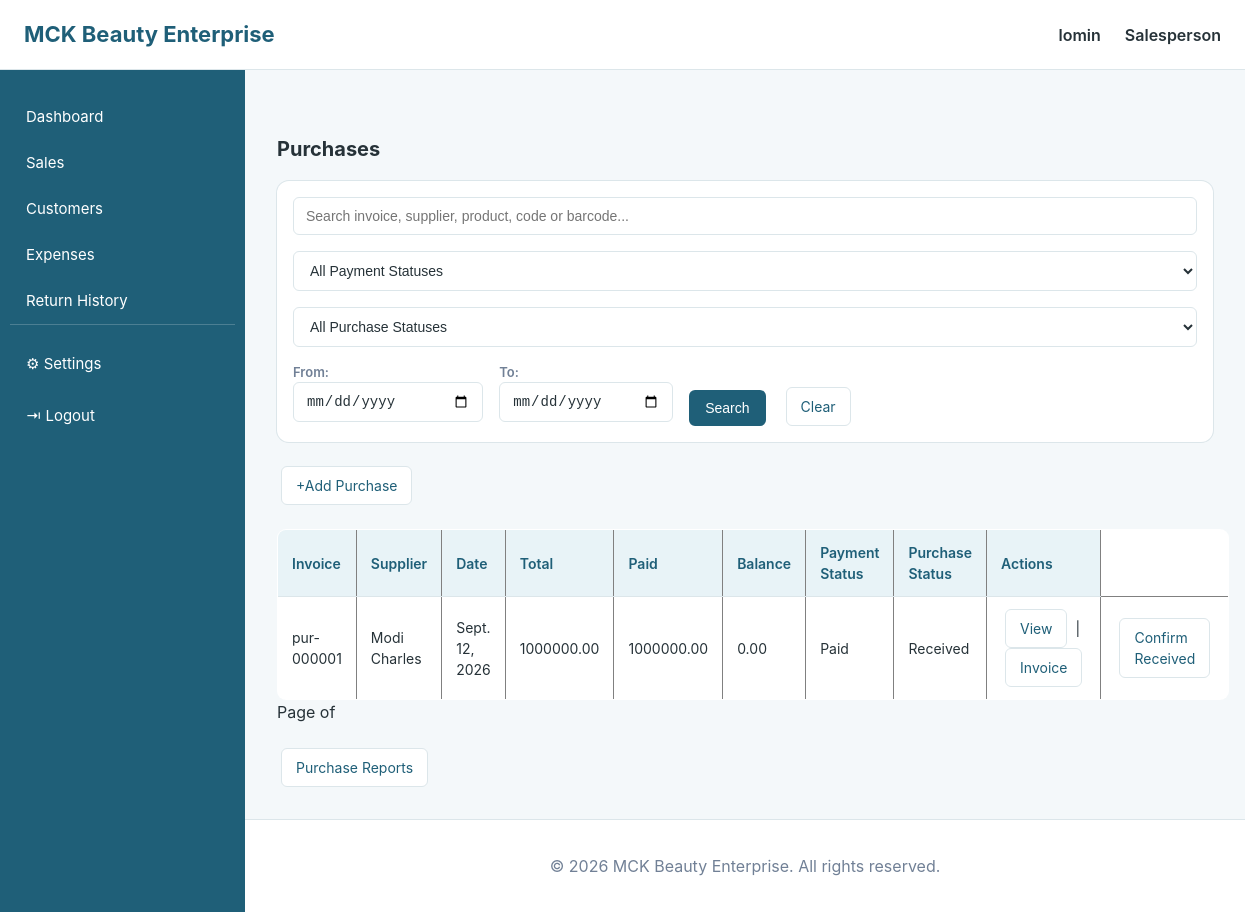
Page /purchase/ (signed in) on the earlier database version.
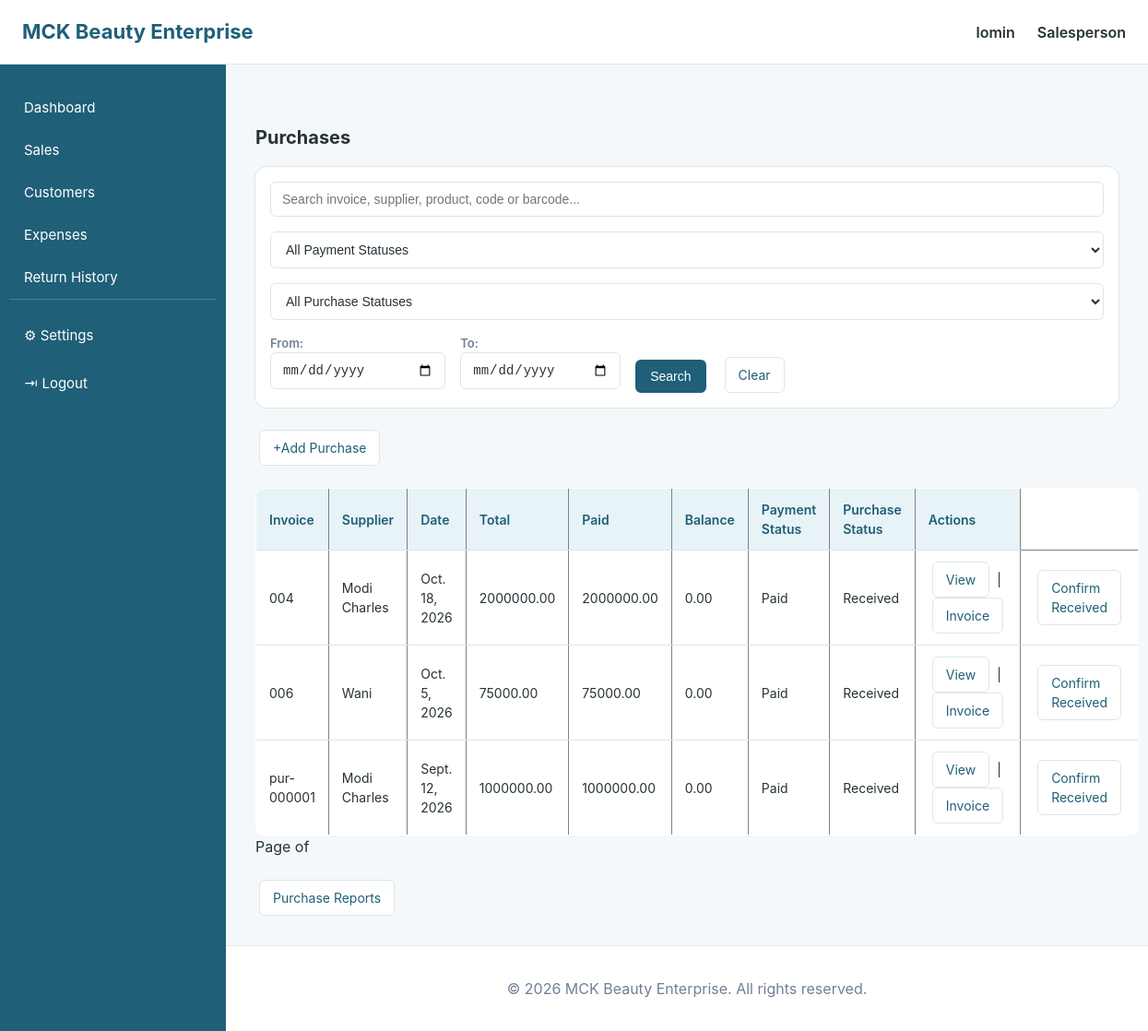
Same page on the later database version.
### purchases/models.py (models this page shows, shortened)
class Purchase(models.Model):
    class Status(models.TextChoices):
        PENDING = "PENDING", "Pending"
        RECEIVED = "RECEIVED", "Received"
        CANCELLED = "CANCELLED", "Cancelled"
    PAYMENT_STATUS = (
        ("PAID", "Paid"),
        ("PARTIAL", "Partial"),
        ("UNPAID", "Unpaid"),
    )
    supplier = models.ForeignKey(Supplier,on_delete=models.PROTECT,related_name="purchases")
    invoice_number = models.CharField(max_length=50,unique=True)
    purchase_date = models.DateField()
    status = models.CharField(max_length=20,choices=Status.choices,default=Status.PENDING)
    total_amount = models.DecimalField(max_digits=12,decimal_places=2,default=0)
    paid_amount = models.DecimalField(max_digits=12,decimal_places=2,default=0)
    balance = models.DecimalField(max_digits=12,decimal_places=2,default=0)
    payment_status = models.CharField(max_length=10,choices=PAYMENT_STATUS,default="UNPAID")
    created_by = models.ForeignKey(User,on_delete=models.SET_NULL,null=True)
    created_at = models.DateTimeField(auto_now_add=True)

### suppliers/models.py (models this page shows)
class Supplier(models.Model):
    name = models.CharField(
        max_length=100
    )
    company_name = models.CharField(
        max_length=100,
        blank=True
    )
    phone = models.CharField(
        max_length=20
    )
    email = models.EmailField(
        blank=True
    )
    address = models.TextField(
        blank=True
    )
    balance = models.DecimalField(
        max_digits=12,
        decimal_places=2,
        default=0,
        validators=[
            MinValueValidator(0)
        ]
    )
    is_active = models.BooleanField(
        default=True
    )
    created_at = models.DateTimeField(
        auto_now_add=True
    )
    updated_at = models.DateTimeField(
        auto_now=True
    )
    def __str__(self):
        return self.name

### purchases/views.py (the view, shortened to what this page needs)
# urls.py: path("", views.view_purchase, name="view_purchase"),
@login_required
def view_purchase(request):
    purchases = Purchase.objects.select_related(
        "supplier",
        "created_by",
    ).all()
    search = request.GET.get("search", "").strip()
    payment_status = request.GET.get("payment_status", "").strip()
    purchase_status = request.GET.get("purchase_status", "").strip()
    date_from = request.GET.get("date_from", "").strip()
    date_to = request.GET.get("date_to", "").strip()
    if payment_status:
        purchases = purchases.filter(
            payment_status=payment_status
        )
    if purchase_status:
        purchases = purchases.filter(
            status=purchase_status
        )
    if date_from:
        purchases = purchases.filter(
            purchase_date__gte=date_from
        )
    if date_to:
        purchases = purchases.filter(
            purchase_date__lte=date_to
        )
    purchases = purchases.distinct().order_by(
        "-purchase_date",
        "-id",
    )
    paginator = Paginator(
    purchases,
    10,
    )
    page_number = request.GET.get("page")
    page_obj = paginator.get_page(
    page_number
    )
    return render(
        request,
        "purchase/view_purchase.html",
        {
            "purchases": page_obj,
            "search": search,
            "payment_status": payment_status,
            "purchase_status": purchase_status,
            "date_from": date_from,
            "date_to": date_to,
        },
    )

### notifications/context_processors.py (called while the page is built)
def unread_notifications(request):
    user = getattr(request, "user", None)
    if user is not None and user.is_authenticated:
        return {
            "unread_notifications_count": Notification.objects.filter(
                recipient=user, is_read=False
            ).count()
        }
    return {"unread_notifications_count": 0}

### templates/purchase/view_purchase.html (shortened to what this page needs)
{% extends "dashboard/home.html" %}
{% block content %}
<h2>Purchases</h2>
<form method="GET">
    <input
        type="text"
        name="search"
        placeholder="Search invoice, supplier, product, code or barcode..."
        value="{{ search }}"
    >
    <select name="payment_status">
        <option value="">
            All Payment Statuses
        </option>
    </select>
    <select name="purchase_status">
        <option value="">
            All Purchase Statuses
        </option>
    </select>
    <label>
        From:
        <input
            type="date"
            name="date_from"
            value="{{ date_from }}"
        >
    </label>
    <label>
        To:
        <input
            type="date"
            name="date_to"
            value="{{ date_to }}"
        >
    </label>
    <button type="submit">
        Search
    </button>
    <a class="page-link" href="{% url 'purchase:view_purchase' %}">
        Clear
    </a>
</form>
<br>
<a class="page-link" href="{% url 'purchase:add_purchase' %}">
        +Add Purchase
    </a>
    <br>
    <br>
<table border="1" cellpadding="8" cellspacing="0">
    <thead>
        <tr>
            <th>Invoice</th>
            <th>Supplier</th>
            <th>Date</th>
            <th>Total</th>
            <th>Paid</th>
            <th>Balance</th>
            <th>Payment Status</th>
            <th>Purchase Status</th>
            <th>Actions</th>
        </tr>
    </thead>
    <tbody>
        {% for purchase in purchases %}
        <tr>
            <td>
                {{ purchase.invoice_number }}
            </td>
            <td>
                {{ purchase.supplier }}
            </td>
            <td>
                {{ purchase.purchase_date }}
            </td>
            <td>
                {{ purchase.total_amount }}
            </td>
            <td>
                {{ purchase.paid_amount }}
            </td>
            <td>
                {{ purchase.balance }}
            </td>
            <td>
                {{ purchase.get_payment_status_display }}
            </td>
            <td>
                {{ purchase.get_status_display }}
            </td>
            <td>
                <a class="page-link" href="{% url 'purchase:purchase_details' purchase.id %}">
                    View
                </a>
                |
                <a class="page-link" href="{% url 'purchase:purchase_invoice' purchase.id %}">
                    Invoice
                </a>
            </td>
            <td>
                <a class="page-link" href="{% url 'purchase:confirm_receive' id=purchase.id %}">
                Confirm Received
            </a>
        </td>
        </tr>
        {% empty %}
        <tr>
            <td colspan="9">
                No purchases found.
            </td>
        </tr>
        {% endfor %}
    </tbody>
</table>
<div>
    <span>
        Page {{ page_obj.number }}
        of {{ page_obj.paginator.num_pages }}
    </span>
</div>
<br>
<a class="page-link" href="{% url 'purchase:purchase_reports' %}">
    Purchase Reports
</a>
{% endblock %}

Differences in the rows shown:
added Purchase: invoice_number "004", supplier "Modi Charles", purchase_date "Oct. 18, 2026", total_amount "2000000.00", paid_amount "2000000.00", balance "0.00", payment_status "Paid", status "Received"
added Purchase: invoice_number "006", supplier "Wani", purchase_date "Oct. 5, 2026", total_amount "75000.00", paid_amount "75000.00", balance "0.00", payment_status "Paid", status "Received"
